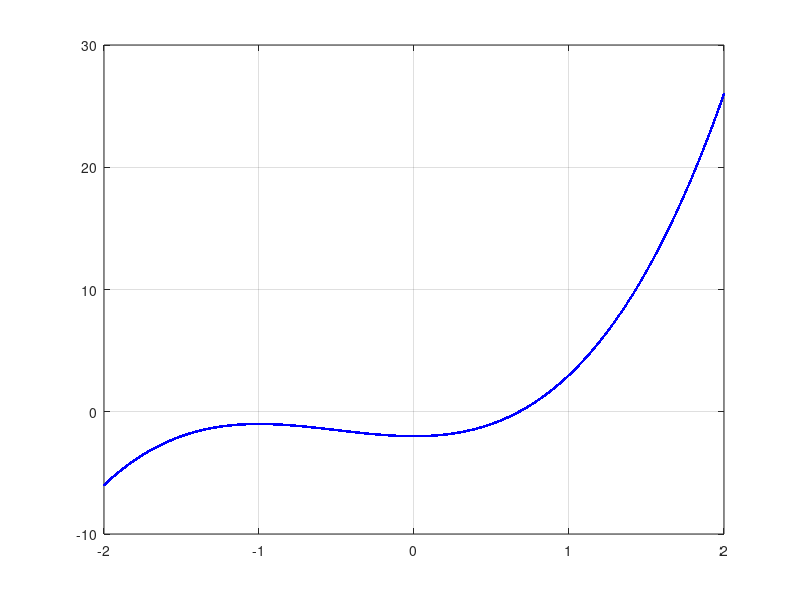

Write the MATLAB code that produced this figure.
% nazwa m-pliku: przyklad_7.m
%
% To jest kolejny przykladowy plik
%
% P. Korohoda; 02/03/2021

clc;
clear;
close all;

dx = 1.1e-3;
Dx = 2;
x = -Dx : dx : Dx;
Nx = length(x);

a = [2,3,0,-2];
Na = length(a);

X = [x.^3 ; x.^2 ; x ; ones(1,Nx)]; % kolejne wiersze;
y=a*X;

figure(1);
    plot(x,y,'b.-');grid on;
        
% KONIEC